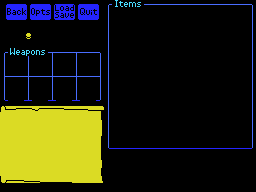

The image is a tile-based game level rendered from a .tmx file. Its description and complete source (layers, tilesets, objects, tile grids) follow:
An orthogonal 32x24 tile map with 8x8 px tiles, 1 tile layer (Tile Layer 1).

<map version="1.0" orientation="orthogonal" renderorder="right-down" width="32" height="24" tilewidth="8" tileheight="8" nextobjectid="1">
 <tileset firstgid="1" name="tiles" tilewidth="8" tileheight="8" tilecount="768" columns="32">
  <image source="inventory-tiles.png" width="256" height="192" />
 </tileset>
 <layer name="Tile Layer 1" width="32" height="24">
  <data encoding="csv">
2,3,4,5,6,7,8,9,10,11,12,13,14,69,65,66,67,68,70,70,70,70,70,70,70,70,70,70,70,70,70,72,
33,34,35,36,37,38,39,40,41,42,43,44,45,73,1,1,1,1,1,1,1,1,1,1,1,1,1,1,1,1,1,73,
15,16,16,17,16,16,46,47,48,49,16,16,18,73,1,1,1,1,1,1,1,1,1,1,1,1,1,1,1,1,1,73,
1,1,1,1,1,1,1,1,1,1,1,1,1,73,1,1,1,1,1,1,1,1,1,1,1,1,1,1,1,1,1,73,
1,1,1,83,1,84,85,86,1,1,1,1,1,73,1,1,1,1,1,1,1,1,1,1,1,1,1,1,1,1,1,73,
1,1,1,1,1,1,1,1,1,1,1,1,1,73,1,1,1,1,1,1,1,1,1,1,1,1,1,1,1,1,1,73,
69,87,88,89,90,91,71,70,70,71,70,70,72,73,1,1,1,1,1,1,1,1,1,1,1,1,1,1,1,1,1,73,
73,1,1,73,1,1,73,1,1,73,1,1,73,73,1,1,1,1,1,1,1,1,1,1,1,1,1,1,1,1,1,73,
265,257,257,265,257,257,265,257,257,265,257,257,265,265,257,257,257,257,257,257,257,257,257,257,257,257,257,257,257,257,257,265,
266,262,262,267,262,262,267,262,262,267,262,262,268,265,257,257,257,257,257,257,257,257,257,257,257,257,257,257,257,257,257,265,
265,257,257,265,257,257,265,257,257,265,257,257,265,265,257,257,257,257,257,257,257,257,257,257,257,257,257,257,257,257,257,265,
265,257,257,265,257,257,265,257,257,265,257,257,265,265,257,257,257,257,257,257,257,257,257,257,257,257,257,257,257,257,257,265,
269,273,274,271,275,276,271,277,278,271,279,280,272,265,257,257,257,257,257,257,257,257,257,257,257,257,257,257,257,257,257,265,
353,354,355,355,356,355,355,355,354,354,354,357,358,265,257,257,257,257,257,257,257,257,257,257,257,257,257,257,257,257,257,265,
359,362,363,364,365,366,367,368,369,370,371,372,361,265,257,257,257,257,257,257,257,257,257,257,257,257,257,257,257,257,257,265,
359,373,374,375,376,377,378,379,380,381,382,383,360,265,257,257,257,257,257,257,257,257,257,257,257,257,257,257,257,257,257,265,
743,513,514,515,516,517,518,519,520,521,522,523,744,524,529,529,529,529,529,529,529,529,529,529,529,529,529,529,529,529,529,524,
743,545,546,547,548,549,550,551,552,553,554,555,745,524,529,529,529,529,529,529,529,529,529,529,529,529,529,529,529,529,529,524,
743,577,578,579,580,581,582,583,584,585,586,587,745,525,526,526,526,526,526,526,526,526,526,526,526,526,526,526,526,526,526,528,
743,609,610,611,612,613,614,615,616,617,618,619,745,746,624,625,626,627,628,629,630,631,632,633,634,635,636,637,638,639,640,746,
743,641,642,643,644,645,646,647,648,649,650,651,744,746,656,657,658,659,660,661,662,663,664,665,666,667,668,669,670,671,672,746,
743,673,674,675,676,677,678,679,680,681,682,683,745,746,688,689,690,691,692,693,694,695,696,697,698,699,700,701,702,703,704,746,
737,738,738,739,739,740,740,740,740,741,741,741,742,746,720,721,722,723,724,725,726,727,728,729,730,731,732,733,734,735,736,746,
592,593,594,595,596,597,598,599,600,601,602,603,604,746,752,753,754,755,756,757,758,759,760,761,762,763,764,765,766,767,768,746
</data>
 </layer>
</map>
